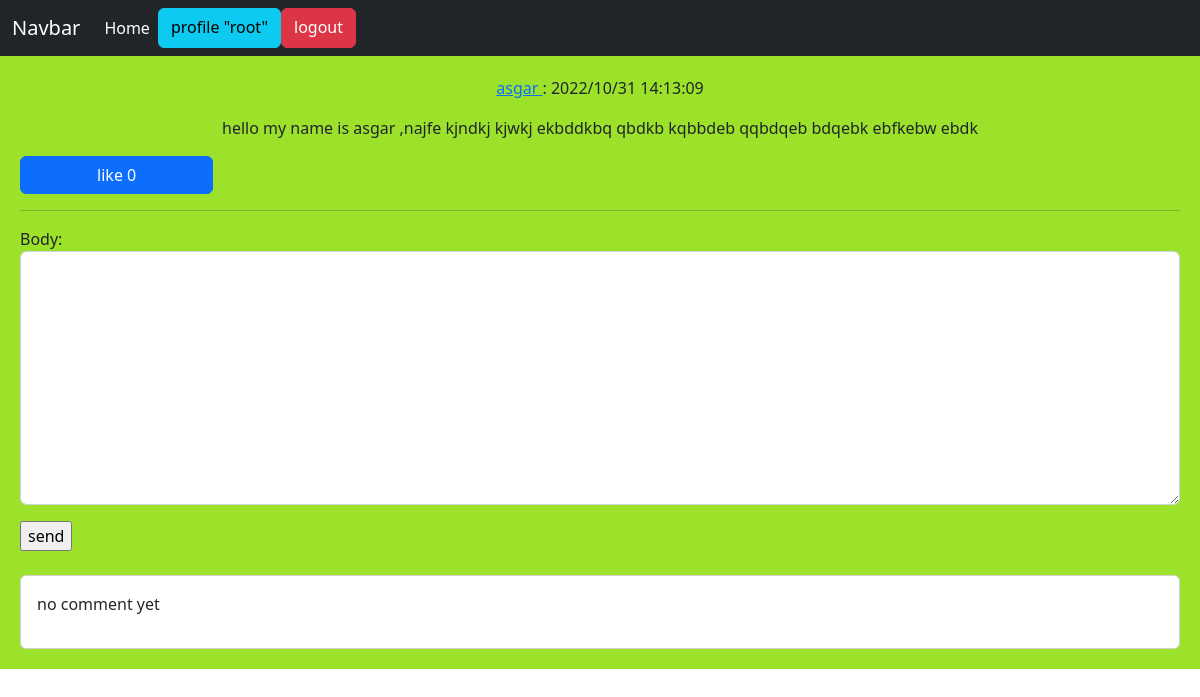
The app's page /post/2/hello-my-name-is-asgar-najfe-kjndkj-kjwkj-ekbddkbq (signed in), older data.
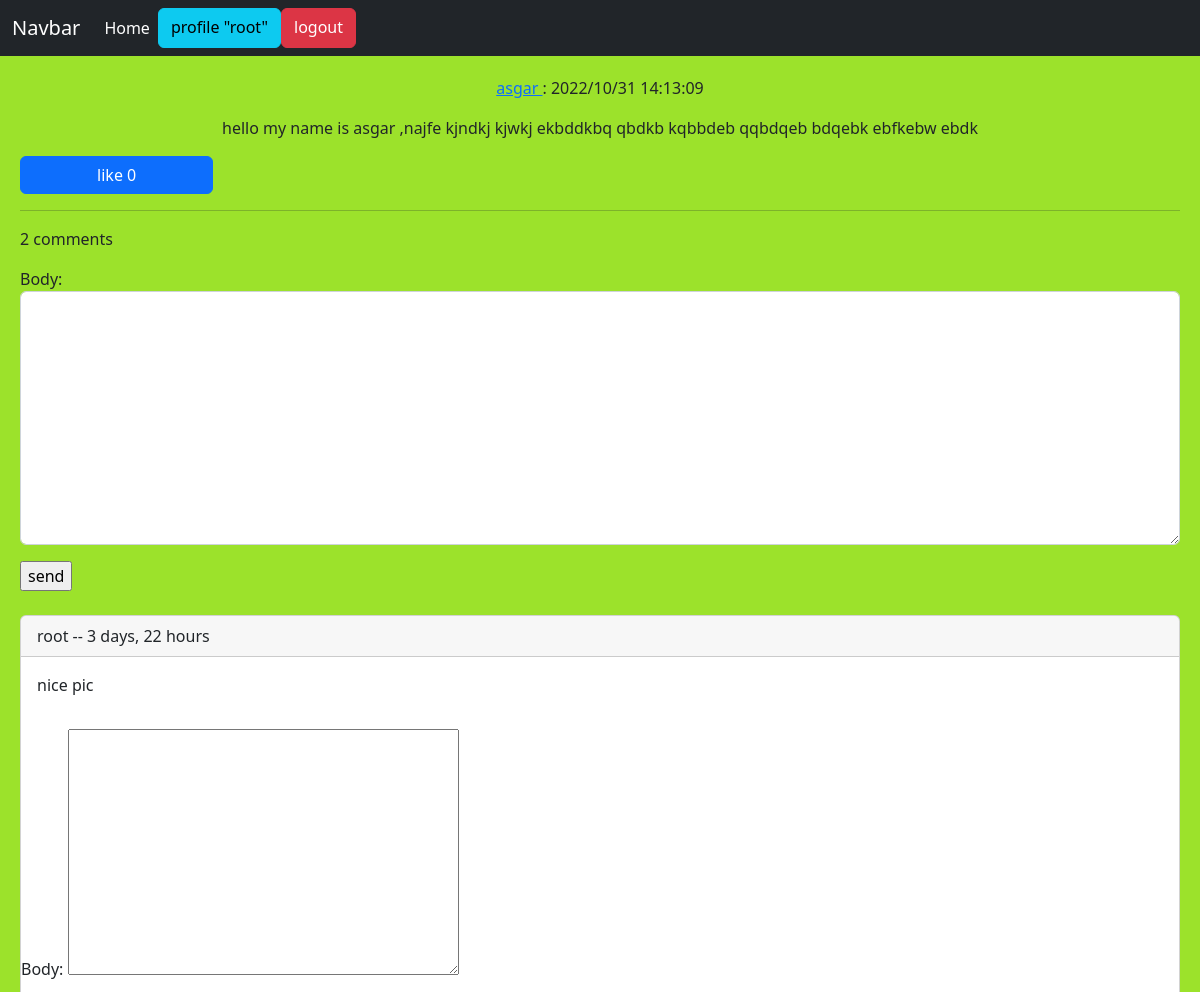
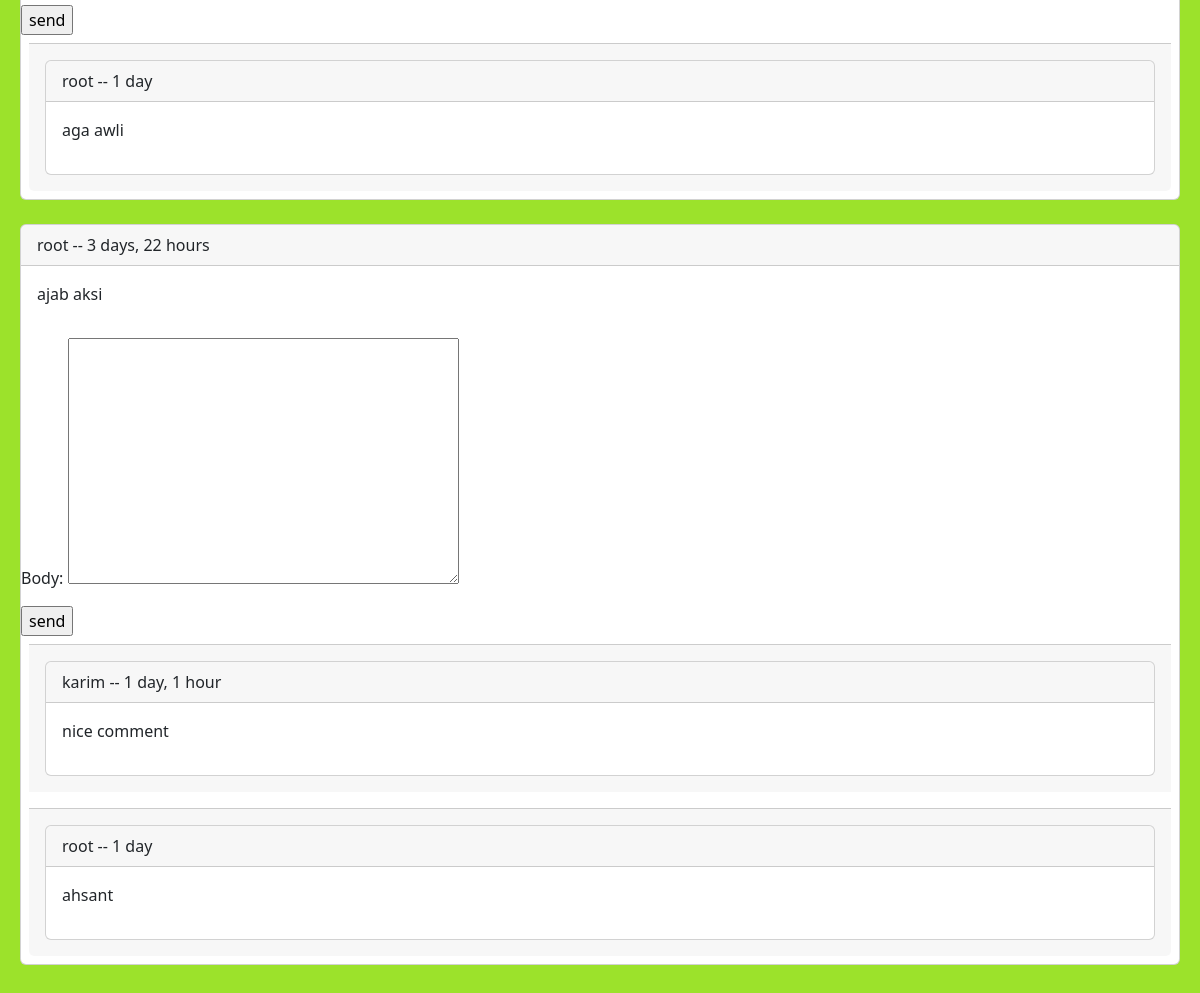
The same page, newer data (2 pictures, top to bottom).
### home/models.py (models this page shows, shortened)
class Post(models.Model):
    user=models.ForeignKey(User,on_delete=models.CASCADE,related_name="posts")
    body=models.TextField()
    slug=models.SlugField(max_length=30)
    created=models.DateTimeField(auto_now_add=True)
    updated=models.DateTimeField(auto_now=True)
    class Meta:
        ordering=('-updated',)
    def like_count(self):
        return self.post_likes.count()
    def user_can_like(self,user):
        user_like=user.user_likes.filter(post=self)
        if user_like.exists():
            return True
        return False

class Comment(models.Model):
    user=models.ForeignKey(User,on_delete=models.CASCADE,related_name='user_comment')
    post=models.ForeignKey(Post,on_delete=models.CASCADE,related_name='post_comment')
    reply=models.ForeignKey('self',on_delete=models.CASCADE,related_name='reply_comment',blank=True,null=True)
    is_reply=models.BooleanField(default=False)
    body=models.TextField(max_length=400)
    created=models.DateTimeField(auto_now_add=True)

### home/views.py (the view, shortened to what this page needs)
# urls.py: path('post/<int:post_id>/<slug:post_slug>',views.PostDetailView.as_view(),name='post_detail'),
class PostDetailView(View):
    form_class=CommentCreateForm
    form_class_reply=CommentReplyForm
    def setup(self, request, *args, **kwargs):
        self.post_instance=get_object_or_404(Post,pk=kwargs['post_id'],slug=kwargs['post_slug'])
        return super().setup(request, *args, **kwargs)
    def get(self, request, *args, **kwargs):
        comments = self.post_instance.post_comment.filter(is_reply=False)
        can_like=False
        self.post_instance.user_can_like(request.user)
        if request.user.is_authenticated and self.post_instance.user_can_like(request.user):
            can_like=True
        return render(request, 'home/post_detail.html', {'post': self.post_instance, 'comments': comments,'form':self.form_class,'replyform':self.form_class_reply ,'can_like':can_like})

### home/templates/home/post_detail.html (shortened to what this page needs)
{% extends 'base.html' %}
{% block content %}
    <div class="text-center">
    <p> <a href="{% url 'account:profile_user' post.user.id %}">{{ post.user.username }}  </a>:  {{ post.updated|date:"Y/m/d  G:i:s" }}</p>
    <p>{{ post.body }}</p>
    </div>
    <a class="{% if can_like  %}disabled{% endif %} btn btn-primary col-md-2" href="{% url 'home:post_like' post.id %}"> like {{ post.like_count }}</a>
    <hr/>
     {% if comments %}
    <p> {{ comments.count }} comments </p>
    {% endif %}
    {% if request.user.is_authenticated %}
        <form action="" method="post">
            {{ form.as_p }}
            <input type="submit" value="send">
        </form>
        <br/>
    {% else %}
        <p> only logged in user can send comment</p>
    {% endif %}
    {% for comment in comments %}
        <div class="card">
            <p class="card-header"> {{ comment.user }} -- {{ comment.created| timesince  }}</p>
            <p class="card-body">{{ comment.body }}</p>
{% if request.user.is_authenticated %}
            <form action="{% url 'home:reply_comment' post.id comment.id%}" method="post">
                {{replyform.as_p}}
                <input type="submit" value="send">
            </form>
{% endif %}
            {% for reply in comment.reply_comment.all %}
                <div class="card-footer p-3 m-2">
                <div class="card">
                    <p class="card-header"> {{ reply.user }} -- {{ reply.created| timesince  }}</p>
                    <p class="card-body">{{ reply.body }}</p>
                </div>
                </div>
            {% endfor %}
        </div>
        <br/>
    {% empty %}
        <div class="card">
            <p class="card-body">no comment yet</p>
        </div>
    {% endfor %}
{% endblock %}

### templates/base.html (shortened to what this page needs)
<!DOCTYPE html>
<html lang="en">
<head>
    <link href="https://cdn.jsdelivr.net/npm/bootstrap@5.2.2/dist/css/bootstrap.min.css" rel="stylesheet"
>
</head>
<body>
{% include 'inc/navbar.html' %}
<div class="jumbotron">
    {% block content %}
    {% endblock %}
</div>
</body>
</html>

### templates/inc/navbar.html
<nav class="navbar navbar-expand-lg navbar-dark bg-dark">
    <div class="container-fluid">
        <a class="navbar-brand" href="#">Navbar</a>
        <div class="collapse navbar-collapse" id="navbarNavAltMarkup">
            <div class="navbar-nav"><a class="nav-link active" aria-current="page" href="{% url 'home:home' %}">Home</a>
                {% if not request.user.is_authenticated %}
                    <a class="btn btn-info" href="{% url 'account:register_user' %}">Register</a>
                    <a class="btn btn-success" href="{% url 'account:login_user' %}">Login</a>
                {% else %}
                    <a class="btn btn-info" href="{% url 'account:profile_user' request.user.id %}">profile "{{ request.user }}"</a>
                    <a class="btn btn-danger" href="{% url 'account:logout_user' %}">logout</a>
                {% endif %}
            </div>
        </div>
    </div>
</nav>

### templates/base.html (style rules this page uses)
.jumbotron { padding: 20px; margin-bottom: 20px; background-color: #9ce22b; }

Row changes from the older to the newer data that the page shows:
added Comment: user "root", created "3 days, 22 hours", body "nice pic"
added Comment: user "root", created "1 day", body "aga awli"
added Comment: user "root", created "3 days, 22 hours", body "ajab aksi"
added Comment: user "karim", created "1 day, 1 hour", body "nice comment", shown under "root"
added Comment: user "root", created "1 day", body "ahsant"
Text that changed along with them:
{{ comments.count }}: (not shown) → "2"
text no longer shown: "no comment yet"
text now shown: "comments"
